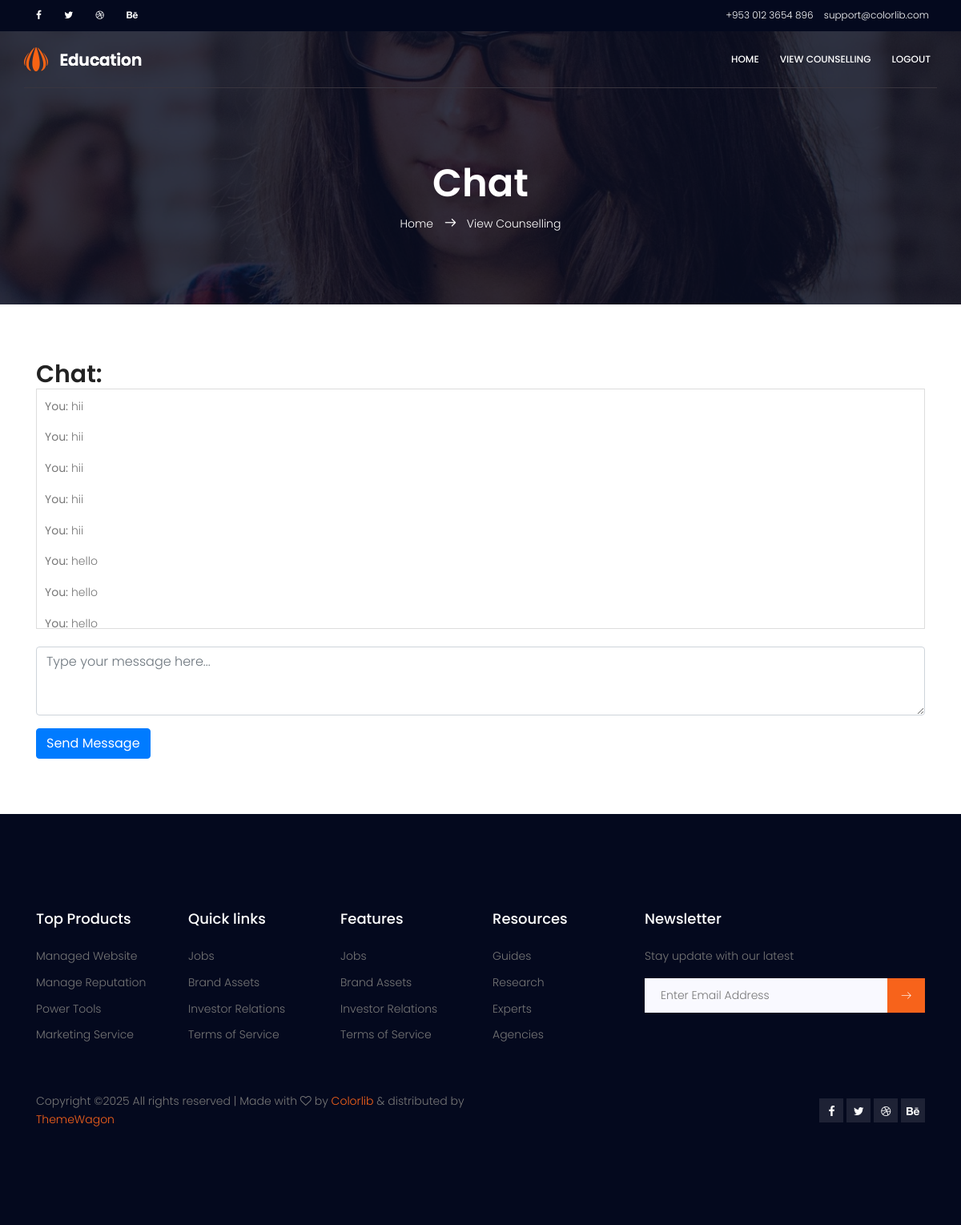
Page /COUNSELLOR/CounsellorChat.php?id=4 on the committed database.
### tables this page shows
CREATE TABLE `chat` (
  `chat_id` int(10) NOT NULL AUTO_INCREMENT,
  `sender_id` varchar(100) NOT NULL,
  `reciever_id` varchar(100) NOT NULL,
  `type` varchar(10) NOT NULL,
  `message` varchar(100) NOT NULL,
  `timestamp` timestamp NOT NULL DEFAULT CURRENT_TIMESTAMP,
  `package_id` int(20) DEFAULT NULL,
  PRIMARY KEY (`chat_id`)
);

### COUNSELLOR/CounsellorChat.php (the view, shortened to what this page needs)
<?php
include("CounsellorHeader.php");
include '../DBconnection/connection.php';
$uid = $_SESSION['uid'];
$chat_mid = $_GET['id'];
$s_id = $_GET['student_id'];
$chatQry = "SELECT
    chat.*,
    CASE
        WHEN chat.sender_id = '$uid' THEN 'You'
        WHEN sender_counsellor.co_id IS NOT NULL THEN CONCAT(sender_counsellor.co_name)
        WHEN sender.studid IS NOT NULL THEN CONCAT(sender.fname)
        ELSE 'Unknown Sender'
    END AS sender_name,
    CASE
        WHEN chat.reciever_id = '$uid' THEN 'You (Counsellor)'
        WHEN receiver_counsellor.co_id IS NOT NULL THEN CONCAT(receiver_counsellor.co_name, ' (Counsellor)')
        WHEN receiver.studid IS NOT NULL THEN CONCAT(receiver.fname, ' (Student)')
        ELSE 'Unknown Receiver'
    END AS receiver_name
FROM
    chat
JOIN
    chat_members ON chat.package_id = chat_members.chat_mid
LEFT JOIN
    student AS sender ON chat.sender_id = sender.studid
LEFT JOIN
    counsellor AS sender_counsellor ON chat.sender_id = sender_counsellor.co_id
LEFT JOIN
    student AS receiver ON chat.reciever_id = receiver.studid
LEFT JOIN
    counsellor AS receiver_counsellor ON chat.reciever_id = receiver_counsellor.co_id
WHERE
    chat.package_id = '$chat_mid'
ORDER BY
    chat.timestamp ASC";
$chatResult = mysqli_query($conn, $chatQry);
$studentQuery = "SELECT * FROM student WHERE studid = '$s_id'";
$studentResult = mysqli_query($conn, $studentQuery);
$student = mysqli_fetch_assoc($studentResult);
?>
<section class="banner-area relative about-banner" id="home">
    <div class="overlay overlay-bg"></div>
    <div class="container">
        <div class="row d-flex align-items-center justify-content-center">
            <div class="about-content col-lg-12">
                <h1 class="text-white">Chat</h1>
                <p class="text-white link-nav"><a href="index.html">Home</a> <span class="lnr lnr-arrow-right"></span> <a href="#">View Counselling</a></p>
            </div>
        </div>
    </div>
</section>
<br><br><br>
<div class="container">
    <h2>Chat:</h2>
    <div class="chat-box" style="border: 1px solid #ddd; padding: 10px; height: 300px; overflow-y: scroll;">
        <?php
        if (mysqli_num_rows($chatResult) > 0) {
            while ($row = mysqli_fetch_assoc($chatResult)) {
                $sender_name = $row['sender_name'];
                $message = $row['message'];
                if ($sender_name === "Unknown Sender") {
                    $sender_name = $student['fname'] . " " . $student['lname'] . " (Student)";
                }else{
                echo "<p><strong>$sender_name:</strong> $message</p>";
                }
            }
        } else {
            echo "<p>No messages yet. Be the first to start the conversation!</p>";
        }
        ?>
    </div>
    <br>
    <form method="post">
        <div class="form-group">
            <textarea name="message" class="form-control" rows="3" placeholder="Type your message here..." required></textarea>
        </div>
        <button type="submit" name="send_message" class="btn btn-primary">Send Message</button>
    </form>
    <br>
</div>
<br><br>
<?php
include 'CounsellorFooter.php';
?>

### COUNSELLOR/CounsellorHeader.php (shortened to what this page needs)
<!DOCTYPE html>
	<html lang="zxx" class="no-js">
	<head>
			<link rel="stylesheet" href="../css/linearicons.css">
			<link rel="stylesheet" href="../css/font-awesome.min.css">
			<link rel="stylesheet" href="../css/bootstrap.css">
			<link rel="stylesheet" href="../css/magnific-popup.css">
			<link rel="stylesheet" href="../css/nice-select.css">
			<link rel="stylesheet" href="../css/animate.min.css">
			<link rel="stylesheet" href="../css/owl.carousel.css">
			<link rel="stylesheet" href="../css/jquery-ui.css">
			<link rel="stylesheet" href="../css/main.css">
		</head>
		<body>
		  <header id="header" id="home">
	  		<div class="header-top">
	  			<div class="container">
			  		<div class="row">
			  			<div class="col-lg-6 col-sm-6 col-8 header-top-left no-padding">
			  				<ul>
								<li><a href="#"><i class="fa fa-facebook"></i></a></li>
								<li><a href="#"><i class="fa fa-twitter"></i></a></li>
								<li><a href="#"><i class="fa fa-dribbble"></i></a></li>
								<li><a href="#"><i class="fa fa-behance"></i></a></li>
			  				</ul>
			  			</div>
			  			<div class="col-lg-6 col-sm-6 col-4 header-top-right no-padding">
			  				<a href="tel:+953 012 3654 896"><span class="lnr lnr-phone-handset"></span> <span class="text">+953 012 3654 896</span></a>
			  				<a href="mailto:support@colorlib.com"><span class="lnr lnr-envelope"></span> <span class="text">support@colorlib.com</span></a>
			  			</div>
			  		</div>
	  			</div>
			</div>
		    <div class="container main-menu">
		    	<div class="row align-items-center justify-content-between d-flex">
			      <div id="logo">
			        <a href="index.php"><img src="../img/logo.png" alt="" title="" /></a>
			      </div>
			      <nav id="nav-menu-container">
			        <ul class="nav-menu">
                    <li><a href="CounsellorHome.php">Home</a></li>
					  <li><a href="ViewCounselling.php">View Counselling</a></li>
			          <li><a href="../index.php">LogOut</a></li>
			        </ul>
			      </nav>
		    	</div>
		    </div>
		  </header>

### COUNSELLOR/CounsellorFooter.php (shortened to what this page needs)
    <footer class="footer-area section-gap">
				<div class="container">
					<div class="row">
						<div class="col-lg-2 col-md-6 col-sm-6">
							<div class="single-footer-widget">
								<h4>Top Products</h4>
								<ul>
									<li><a href="#">Managed Website</a></li>
									<li><a href="#">Manage Reputation</a></li>
									<li><a href="#">Power Tools</a></li>
									<li><a href="#">Marketing Service</a></li>
								</ul>
							</div>
						</div>
						<div class="col-lg-2 col-md-6 col-sm-6">
							<div class="single-footer-widget">
								<h4>Quick links</h4>
								<ul>
									<li><a href="#">Jobs</a></li>
									<li><a href="#">Brand Assets</a></li>
									<li><a href="#">Investor Relations</a></li>
									<li><a href="#">Terms of Service</a></li>
								</ul>
							</div>
						</div>
						<div class="col-lg-2 col-md-6 col-sm-6">
							<div class="single-footer-widget">
								<h4>Features</h4>
								<ul>
									<li><a href="#">Jobs</a></li>
									<li><a href="#">Brand Assets</a></li>
									<li><a href="#">Investor Relations</a></li>
									<li><a href="#">Terms of Service</a></li>
								</ul>
							</div>
						</div>
						<div class="col-lg-2 col-md-6 col-sm-6">
							<div class="single-footer-widget">
								<h4>Resources</h4>
								<ul>
									<li><a href="#">Guides</a></li>
									<li><a href="#">Research</a></li>
									<li><a href="#">Experts</a></li>
									<li><a href="#">Agencies</a></li>
								</ul>
							</div>
						</div>
						<div class="col-lg-4  col-md-6 col-sm-6">
							<div class="single-footer-widget">
								<h4>Newsletter</h4>
								<p>Stay update with our latest</p>
								<div class="" id="mc_embed_signup">
									 <form target="_blank" action="https://spondonit.us12.list-manage.com/subscribe/post?u=1462626880ade1ac87bd9c93a&amp;id=92a4423d01" method="get">
									  <div class="input-group">
									    <input type="text" class="form-control" name="EMAIL" placeholder="Enter Email Address" onfocus="this.placeholder = ''" onblur="this.placeholder = 'Enter Email Address '" required="" type="email">
									    <div class="input-group-btn">
									      <button class="btn btn-default" type="submit">
									        <span class="lnr lnr-arrow-right"></span>
									      </button>
									    </div>
									  </div>
									</form>
								</div>
							</div>
						</div>
					</div>
					<div class="footer-bottom row align-items-center justify-content-between">
						<p class="footer-text m-0 col-lg-6 col-md-12">
Copyright &copy;<script>document.write(new Date().getFullYear());</script> All rights reserved | Made with <i class="fa fa-heart-o" aria-hidden="true"></i> by <a href="https://colorlib.com" target="_blank">Colorlib</a> &amp; distributed by <a href="https://themewagon.com" target="_blank">ThemeWagon</a>
</p>
						<div class="col-lg-6 col-sm-12 footer-social">
							<a href="#"><i class="fa fa-facebook"></i></a>
							<a href="#"><i class="fa fa-twitter"></i></a>
							<a href="#"><i class="fa fa-dribbble"></i></a>
							<a href="#"><i class="fa fa-behance"></i></a>
						</div>
					</div>
				</div>
			</footer>
		</body>
	</html>

### css/main.css (style rules this page uses)
body { color:#777;font-family:"Poppins",sans-serif;font-size:14px;font-weight:300;line-height:1.625em;position:relative }
ol,ul { margin:0;padding:0;list-style:none }
a { -webkit-transition:all 0.3s ease 0s;-moz-transition:all 0.3s ease 0s;-o-transition:all 0.3s ease 0s;transition:all 0.3s ease 0s }
a,a:focus,a:hover { text-decoration:none;outline:0 }
h1,h2,h3,h4,h5,h6 { font-family:"Poppins",sans-serif;color:#222;line-height:1.2em !important;margin-bottom:0;margin-top:0;font-weight:600 }
h1,.h1 { font-size:36px }
h2,.h2 { font-size:30px }
h4,.h4 { font-size:18px }
.text-white { color:#fff }
.relative { position:relative }
.overlay { position:absolute;left:0;right:0;top:0;bottom:0 }
.no-padding { padding:0 }
h1 { font-size:36px }
h2 { font-size:30px }
h4 { font-size:18px }
h1,h2,h3,h4,h5,h6 { line-height:1.5em }
.header-top { background:#04091e;font-size:12px;padding:8px }
.header-top a { color:#fff }
.header-top ul li { display:inline-block;margin-left:15px }
.header-top .header-top-left { text-align:left }
.header-top .header-top-left i { -webkit-transition:all 0.3s ease 0s;-moz-transition:all 0.3s ease 0s;-o-transition:all 0.3s ease 0s;transition:all 0.3s ease 0s }
.header-top .header-top-left a { margin-right:10px }
.header-top .header-top-right { text-align:right }
.header-top .header-top-right a { margin-right:10px }
.main-menu { padding-bottom:20px;padding-top:20px;border-bottom:1px solid #39353e }
#header { position:fixed;left:0;top:0;right:0;transition:all 0.5s;z-index:997 }
#header #logo img { padding:0;margin:0 }
.nav-menu,.nav-menu * { margin:0;padding:0;list-style:none }
.nav-menu li { position:relative;white-space:nowrap }
.nav-menu>li { float:left }
.nav-menu a { padding:0 8px 0px 8px;text-decoration:none;display:inline-block;color:#fff;font-weight:500;font-size:12px;text-transform:uppercase;outline:none }
.nav-menu>li { margin-left:10px }
#mobile-nav { position:fixed;top:0;padding-top:18px;bottom:0;z-index:998;background:rgba(0,0,0,0.8);left:-260px;width:260px;overflow-y:auto;transition:0.4s }
#mobile-nav ul { padding:0;margin:0;list-style:none }
#mobile-nav ul li { position:relative }
#mobile-nav ul li a { color:#fff;font-size:13px;text-transform:uppercase;overflow:hidden;padding:10px 22px 10px 15px;position:relative;text-decoration:none;width:100%;display:block;outline:none;font-weight:400 }
.section-gap { padding:120px 0 }
.banner-area { background:url(../img/banner-bg.jpg) right;background-size:cover }
.banner-area .overlay-bg { background-color:rgba(4,9,30,0.8) }
.link-nav { margin-top:10px;margin-bottom:0px }
.about-banner { background:url(../img/top-banner.jpg) right no-repeat;background-size:cover }
.about-content { margin-top:110px;padding:90px 0px;text-align:center }
.about-content h1 { font-size:48px;font-weight:600 }
.about-content a { color:#fff;font-weight:300;font-size:14px }
.about-content .lnr { margin:0px 10px;font-weight:600 }
.footer-area { background-color:#04091e }
.single-footer-widget h4 { color:#fff;margin-bottom:25px;font-weight:500 }
.single-footer-widget .form-control { border:none;width:80% !important;font-weight:300;background:#f9f9ff;padding-left:20px;border-radius:0;font-size:14px;line-height:normal !important;color:#222 }
.single-footer-widget ul li { margin-bottom:10px }
.single-footer-widget ul li a { color:#777;-webkit-transition:all 0.3s ease 0s;-moz-transition:all 0.3s ease 0s;-o-transition:all 0.3s ease 0s;transition:all 0.3s ease 0s }
.single-footer-widget .btn { font-size:1.2rem;border-radius:0;background:#f7631b;color:#fff }
.single-footer-widget .btn .lnr { line-height:inherit;font-size:13px;padding:0px 4px }
.footer-bottom { padding-top:50px }
.footer-bottom .footer-social { text-align:right }
.footer-bottom .lnr,.footer-bottom a { color:#f7631b }
.footer-bottom .footer-social a { background:rgba(255,255,255,0.1);color:#fff;width:30px;height:30px;display:inline-block;text-align:center;-webkit-transition:all 0.3s ease 0s;-moz-transition:all 0.3s ease 0s;-o-transition:all 0.3s ease 0s;transition:all 0.3s ease 0s }
.footer-bottom .footer-social a i { vertical-align:bottom }

### rows in the picture
chat: sender_name "You", message "hii"
chat: sender_name "You", message "hii"
chat: sender_name "You", message "hii"
chat: sender_name "You", message "hii"
chat: sender_name "You", message "hii"
chat: sender_name "You", message "hello"
chat: sender_name "You", message "hello"
chat: sender_name "You", message "hello"
